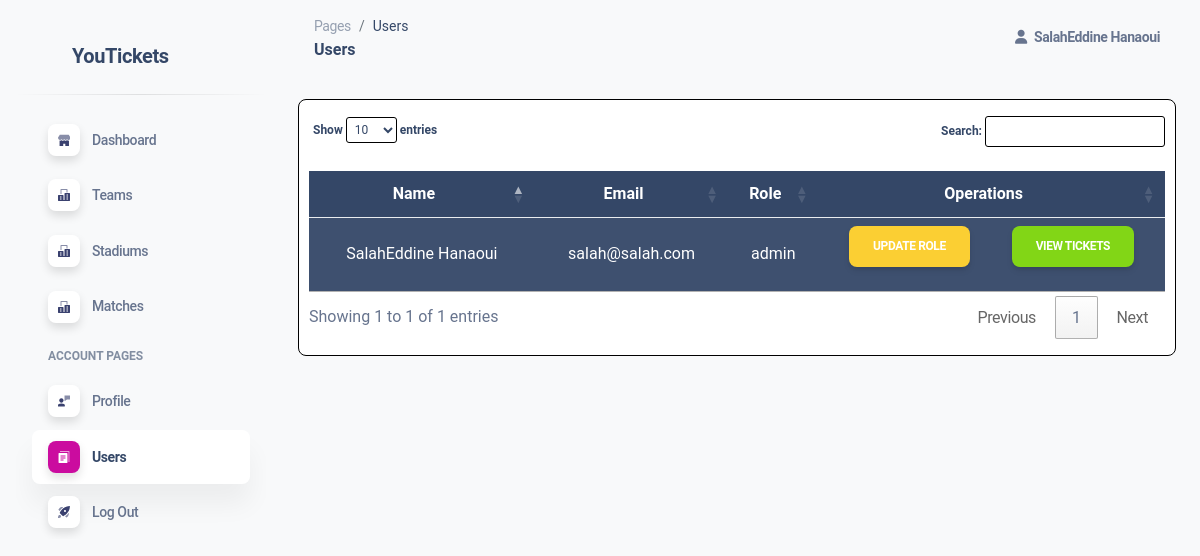
The page /pages/admin/users.php (signed in) on the database its author committed.
### tables this page shows
CREATE TABLE `users` (
  `id` int(11) NOT NULL,
  `name` varchar(255) DEFAULT NULL,
  `email` varchar(255) DEFAULT NULL,
  `password` varchar(255) DEFAULT NULL,
  `role` varchar(255) DEFAULT NULL
);

### config/database.php (called while the page is built, shortened)
<?php
class Database {
    private $host = "localhost";
    private $dbName = "fifa";
    private $username = "root";
    private $password = "";
    public function __construct(){
        $this->con = new PDO('mysql:host='.$this->host.';dbname='.$this->dbName.';charset=utf8', $this->username, $this->password);
        return true;
    }
}
?>

### classes/SignUp.class.php (called while the page is built, shortened)
<?php
 require_once __DIR__.'/../config/database.php';
class SignUp extends Database {
   public function getRows($query, $param=[]){
    try{
        $sqlstatment = $this->con->prepare($query);
        $sqlstatment->execute($param);
        return $sqlstatment->fetchAll(PDO::FETCH_ASSOC);
       }catch(Exception $e){
            $e->getMessage();
       }
   }
}

### models/UsersModel.php (called while the page is built, shortened)
<?php
require_once __DIR__.'/../config/database.php';
class Users extends Database
{
    public function select($table,$rows="*",$where = null){
        if ($where != null) {
            $sql="SELECT $rows FROM $table WHERE $where";
        }else{
            $sql="SELECT $rows FROM $table";
        }
        $this->sql = $result = $this->con->query($sql);
    }
}

### pages/admin/users.php (the view, shortened to what this page needs)
<?php
$adminTitle='Users';
include '../../models/UsersModel.php';
include_once '../../includes/admin/head.php';
?>
<link rel="stylesheet" href="https://cdn.jsdelivr.net/npm/bootstrap-icons@1.10.2/font/bootstrap-icons.css">
<body class="g-sidenav-show bg-gray-100">
    <?php include_once '../../includes/admin/sidebar.php'; ?>
    <main class="main-content position-relative max-height-vh-100 h-100 border-radius-lg ">
        <?php include_once '../../includes/admin/navbar.php';?>
        <div class="tableContainer m-4">
      <table class="table table-dark table-hover table-striped "  id="myTable">
        <thead>
          <tr>
            <th class="text-center" scope="col">Name</th>
            <th class="text-center" scope="col">Email</th>
            <th class="text-center" scope="col">Role</th>
            <th class="text-center" scope="col">Operations</th>
          </tr>
        </thead>
        <tbody>
        <?php
            $b = new Users();
            $b->select("users","*");
            $result = $b->sql;
        ?>
        <?php while ($row = $result->fetch(PDO::FETCH_ASSOC)) { ?>
          <tr class="text-center">
            <td class="align-middle"><?php echo $row['name']; ?></td>
            <td class="align-middle" ><?php echo $row['email']; ?></td>
            <td class="align-middle" ><?php echo $row['role']; ?></td>
            <td class="align-middle" >
                <div class="d-flex flex-wrap justify-content-around">
                    <a href="users.php?updateId=<?php echo $row['id']; ?>" type="button" class="btn btn-warning d-flex" ></i>Update Role</a>
                    <a href="tickets.php?id=<?php echo $row['id']; ?>" type="button" class="btn btn-success d-flex" ></i>View Tickets</a>
                </div>
            </td>
          </tr>
          <?php } ?>
        </tbody>
      </table>
    </main>
</body>
</html>

### includes/admin/navbar.php (shortened to what this page needs)
<?php require_once('C:\xampp\htdocs\Gestion-des-Tickets---FIFA-World-Cup-Qatar-2022\classes\SignUp.class.php');?>
<?php
        $dsn = new Signup();
        $id=$_SESSION["id"];
        $sql =$dsn->getRows("SELECT * FROM users WHERE id=?",array($id));
        foreach($sql as $val)
?>
<nav class="navbar navbar-main navbar-expand-lg px-0 mx-4 shadow-none border-radius-xl" id="navbarBlur" navbar-scroll="true">
      <div class="container-fluid py-1 px-3">
        <nav aria-label="breadcrumb">
          <ol class="breadcrumb bg-transparent mb-0 pb-0 pt-1 px-0 me-sm-6 me-5">
            <li class="breadcrumb-item text-sm"><a class="opacity-5 text-dark" href="javascript:;">Pages</a></li>
            <li class="breadcrumb-item text-sm text-dark active" aria-current="page"><?= $adminTitle ?></li>
          </ol>
          <h6 class="font-weight-bolder mb-0"><?= $adminTitle ?></h6>
        </nav>
          <ul class="navbar-nav  justify-content-end">
            <li class="nav-item d-flex align-items-center">
              <a href="javascript:;" class="nav-link text-body font-weight-bold px-0">
                <i class="fa fa-user me-sm-1"></i>
                <span class="d-sm-inline d-none">
                <?= $val["name"];?>
                </span>
              </a>
            </li>
          </ul>
        </div>
    </nav>

### assets/css/style.css (style rules this page uses)
:root { --primary-color: #ffffff; --secondary-color: #8b1539; }
html,body { width: 100%; font-family: 'Roboto', sans-serif, FontAwesome; margin: 0; padding: 0; height: 100vh; }
a { color: inherit; text-decoration: inherit; }

### rows shown on the page
users: name "SalahEddine Hanaoui", email "salah@salah.com", role "admin"

### other values the page prints
$adminTitle "Users"
